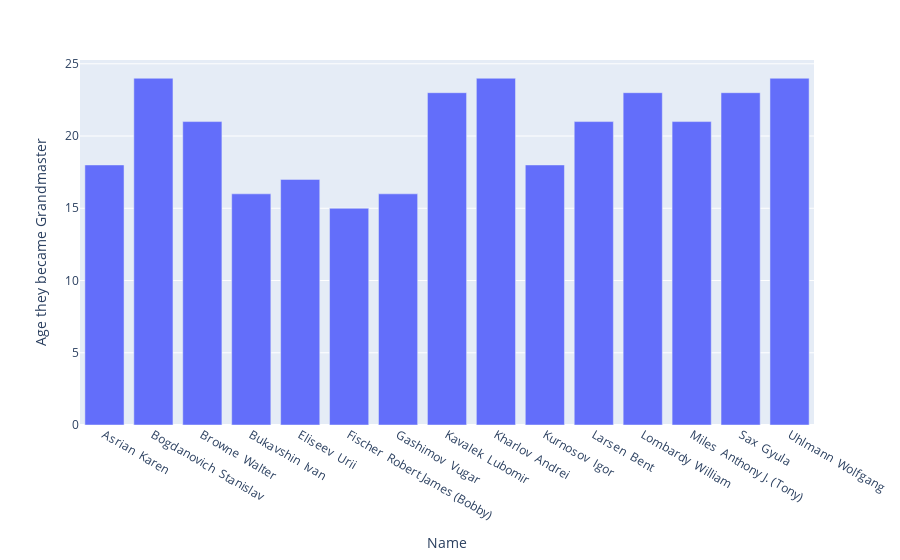

Notebook code for this chart:
### Code cell
fig = px.bar(ds, ds['Name'], ds['Age they became Grandmaster'], )
fig.show()

### Figure 1 — Plotly figure (JSON) as saved in the notebook; plotly's stock layout.template omitted (floating-point values rounded to 4 significant figures)
{"data": [{"alignmentgroup": "True", "hovertemplate": "Name=%{x}<br>Age they became Grandmaster=%{y}<extra></extra>", "legendgroup": "", "marker": {"color": "#636efa", "pattern": {"shape": ""}}, "name": "", "offsetgroup": "", "orientation": "v", "showlegend": false, "textposition": "auto", "type": "bar", "x": ["Asrian  Karen", "Bogdanovich  Stanislav", "Browne  Walter", "Bukavshin  Ivan", "Eliseev  Urii", "Fischer  Robert James (Bobby)", "Gashimov  Vugar", "Kavalek  Lubomir", "Kharlov  Andrei", "Kurnosov  Igor", "Larsen  Bent", "Lombardy  William", "Miles  Anthony J. (Tony)", "Sax  Gyula", "Uhlmann  Wolfgang"], "xaxis": "x", "y": [18, 24, 21, 16, 17, 15, 16, 23, 24, 18, 21, 23, 21, 23, 24], "yaxis": "y"}], "layout": {"barmode": "relative", "legend": {"tracegroupgap": 0}, "margin": {"t": 60}, "xaxis": {"anchor": "y", "domain": [0, 1], "title": {"text": "Name"}}, "yaxis": {"anchor": "x", "domain": [0, 1], "title": {"text": "Age they became Grandmaster"}}}}
